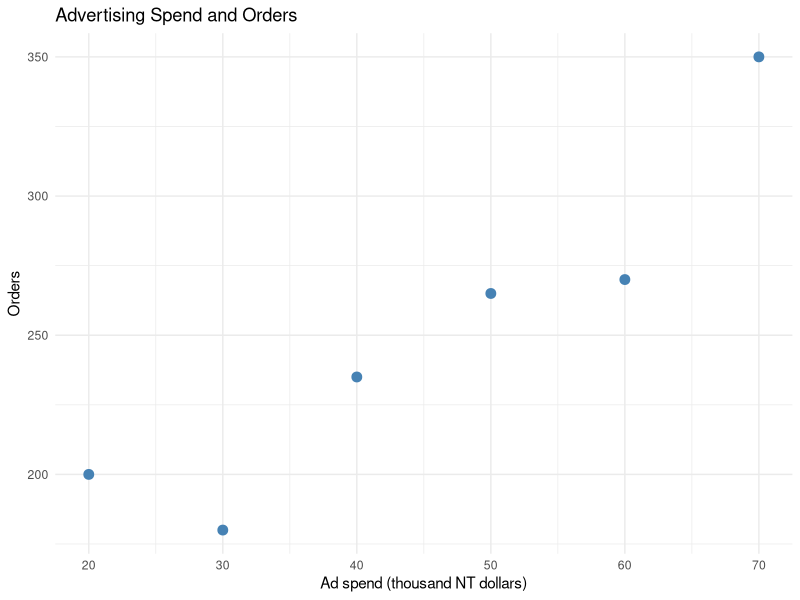
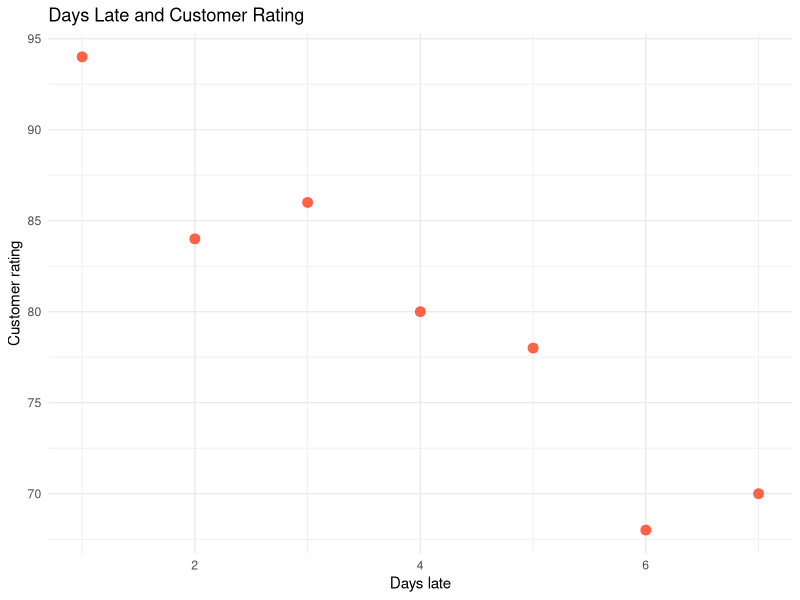
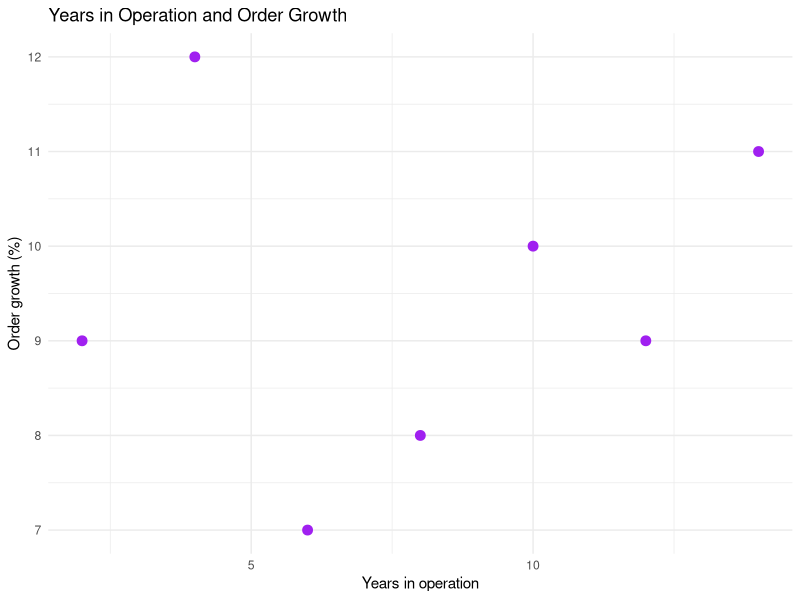
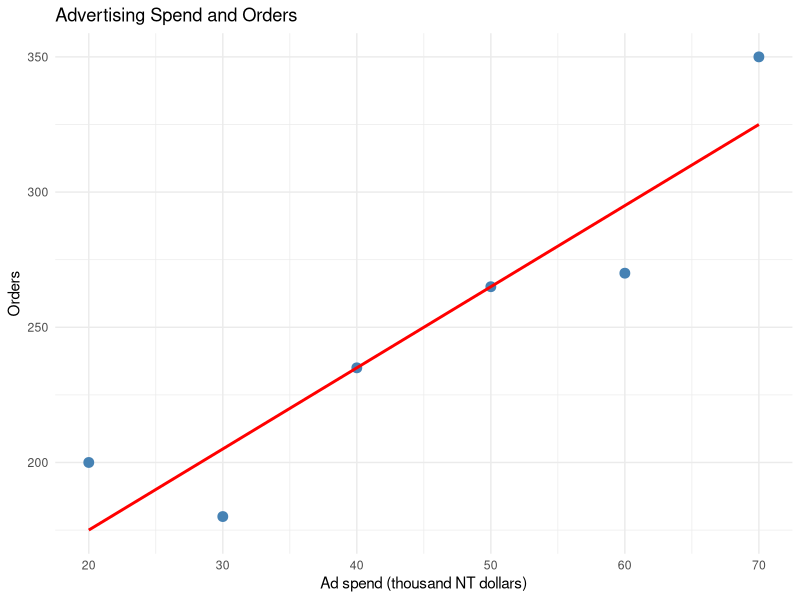
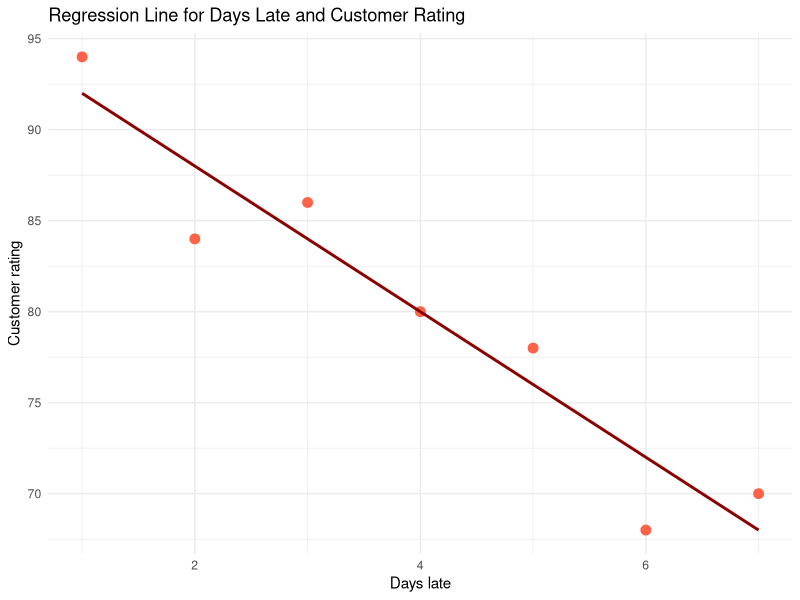
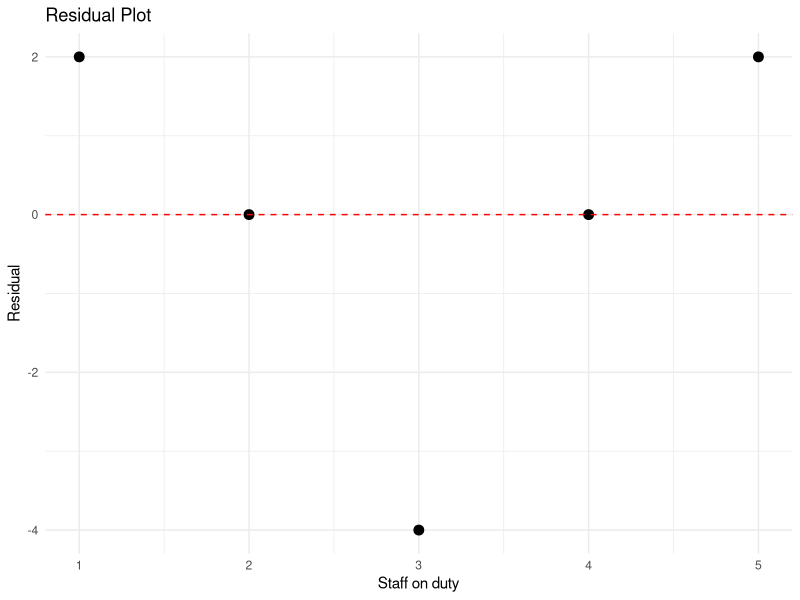

The R source for these figures, in order:
## ---- chunk 1
library(tidyverse)
library(ggplot2)
knitr::opts_chunk$set(echo = TRUE, warning = FALSE, message = FALSE)
## ---- chunk 2
ad_spend <- c(20, 30, 40, 50, 60, 70)
orders   <- c(200, 180, 235, 265, 270, 350)

scatter_ads <- ggplot(data.frame(ad_spend, orders),
                      aes(x = ad_spend, y = orders)) +
  geom_point(size = 3, color = "steelblue") +
  labs(title = "Advertising Spend and Orders",
       x = "Ad spend (thousand NT dollars)", y = "Orders") +
  theme_minimal()
## ---- chunk 3
scatter_ads
## ---- chunk 4
days_late <- c(1, 2, 3, 4, 5, 6, 7)
rating    <- c(94, 84, 86, 80, 78, 68, 70)

scatter_rating <- ggplot(data.frame(days_late, rating),
                         aes(x = days_late, y = rating)) +
  geom_point(size = 3, color = "tomato") +
  labs(title = "Days Late and Customer Rating",
       x = "Days late", y = "Customer rating") +
  theme_minimal()
## ---- chunk 5
scatter_rating
## ---- chunk 6
years_operating <- c(2, 4, 6, 8, 10, 12, 14)
growth_rate     <- c(9, 12, 7, 8, 10, 9, 11)

scatter_growth <- ggplot(data.frame(years_operating, growth_rate),
                         aes(x = years_operating, y = growth_rate)) +
  geom_point(size = 3, color = "purple") +
  labs(title = "Years in Operation and Order Growth",
       x = "Years in operation", y = "Order growth (%)") +
  theme_minimal()
## ---- chunk 7
scatter_growth
## ---- chunk 8
round(cor(ad_spend, orders), 3)
## ---- chunk 9
round(cor(days_late, rating), 3)
## ---- chunk 10
round(cor(years_operating, growth_rate), 3)
## ---- chunk 11
correlation_test <- cor.test(ad_spend, orders)

round(c(t = unname(correlation_test$statistic),
        p_value = correlation_test$p.value), 4)

round(qt(c(0.025, 0.975), df = length(ad_spend) - 2), 3)
## ---- chunk 12
df_error   <- length(years_operating) - 2
t_critical <- qt(0.975, df = df_error)

round(sqrt(t_critical^2 / (t_critical^2 + df_error)), 3)

round(cor.test(years_operating, growth_rate)$p.value, 4)
## ---- chunk 13
regression_coefficients <- function(x, y) {
  denominator <- length(x) * sum(x^2) - sum(x)^2
  c(a = (sum(y) * sum(x^2) - sum(x) * sum(x * y)) / denominator,
    b = (length(x) * sum(x * y) - sum(x) * sum(y)) / denominator)
}

regression_coefficients(ad_spend, orders)

model_ads <- lm(orders ~ ad_spend)
coef(model_ads)
## ---- chunk 14
scatter_ads +
  geom_smooth(method = "lm", se = FALSE, color = "red")
## ---- chunk 15
model_rating <- lm(rating ~ days_late)
coef(model_rating)

scatter_rating +
  geom_smooth(method = "lm", se = FALSE, color = "darkred") +
  labs(title = "Regression Line for Days Late and Customer Rating")
## ---- chunk 16
predict(model_rating, data.frame(days_late = 2))
## ---- chunk 17
staff_on_duty <- 1:5
units_sold    <- c(14, 16, 16, 24, 30)
model_stall   <- lm(units_sold ~ staff_on_duty)

mean_sold <- mean(units_sold)

round(c(total = sum((units_sold - mean_sold)^2),
        explained = sum((fitted(model_stall) - mean_sold)^2),
        unexplained = sum(resid(model_stall)^2)), 3)
## ---- chunk 18
ggplot(data.frame(staff_on_duty, residual = resid(model_stall)),
       aes(x = staff_on_duty, y = residual)) +
  geom_point(size = 3) +
  geom_hline(yintercept = 0, linetype = "dashed", color = "red") +
  labs(title = "Residual Plot", x = "Staff on duty", y = "Residual") +
  theme_minimal()
## ---- chunk 19
r_squared_rating <- summary(model_rating)$r.squared

round(c(r = cor(days_late, rating),
        r_squared = r_squared_rating,
        nondetermination = 1 - r_squared_rating), 3)
## ---- chunk 20
floor_area      <- c(8, 10, 12, 14, 16, 18)
monthly_revenue <- c(70, 75, 80, 90, 105, 120)
model_store     <- lm(monthly_revenue ~ floor_area)

residuals_store <- resid(model_store)

round(c(sse = sum(residuals_store^2),
        s_est = sqrt(sum(residuals_store^2) / df.residual(model_store))), 3)
## ---- chunk 21
intercept <- coef(model_store)[["(Intercept)"]]
slope     <- coef(model_store)[["floor_area"]]

alternative_s_est <- sqrt((sum(monthly_revenue^2) -
                           intercept * sum(monthly_revenue) -
                           slope * sum(floor_area * monthly_revenue)) /
                          df.residual(model_store))

round(alternative_s_est, 3)
## ---- chunk 22
n_stores   <- length(floor_area)
t_critical <- qt(0.975, df = df.residual(model_store))

spread <- sqrt(1 + 1 / n_stores + n_stores * (12 - mean(floor_area))^2 /
                 (n_stores * sum(floor_area^2) - sum(floor_area)^2))

margin_of_error <- t_critical * sigma(model_store) * spread

round(c(t = t_critical, factor = spread, margin = margin_of_error), 3)
round(c(lower = 85 - margin_of_error, upper = 85 + margin_of_error), 2)
## ---- chunk 23
round(predict(model_store, data.frame(floor_area = 12),
              interval = "prediction", level = 0.95), 2)
## ---- chunk 24
distance      <- c(4, 9, 6, 13, 8)
weight        <- c(25, 15, 21, 33, 31)
shipping_cost <- c(5400, 4950, 4750, 8200, 6900)

model_shipping <- lm(shipping_cost ~ distance + weight)
round(coef(model_shipping), 3)

round(predict(model_shipping, data.frame(distance = 10, weight = 28)))
## ---- chunk 25
r_cost_distance   <- cor(shipping_cost, distance)
r_cost_weight     <- cor(shipping_cost, weight)
r_distance_weight <- cor(distance, weight)

round(c(r_yx1 = r_cost_distance, r_yx2 = r_cost_weight,
        r_x1x2 = r_distance_weight), 3)

multiple_r <- sqrt((r_cost_distance^2 + r_cost_weight^2 -
                    2 * r_cost_distance * r_cost_weight * r_distance_weight) /
                   (1 - r_distance_weight^2))

round(c(formula = multiple_r,
        from_model = sqrt(summary(model_shipping)$r.squared)), 3)
## ---- chunk 26
n_shipments <- length(shipping_cost)
k_variables <- 2

r_squared_shipping <- summary(model_shipping)$r.squared
f_statistic <- (r_squared_shipping / k_variables) /
  ((1 - r_squared_shipping) / (n_shipments - k_variables - 1))

round(r_squared_shipping, 4)
round(f_statistic, 2)
round(qf(0.95, df1 = n_shipments - k_variables,
         df2 = n_shipments - k_variables - 1), 2)
## ---- chunk 27
adjusted_r_squared <- 1 - (1 - r_squared_shipping) * (n_shipments - 1) /
  (n_shipments - k_variables - 1)

round(c(formula = adjusted_r_squared,
        from_model = summary(model_shipping)$adj.r.squared), 3)
